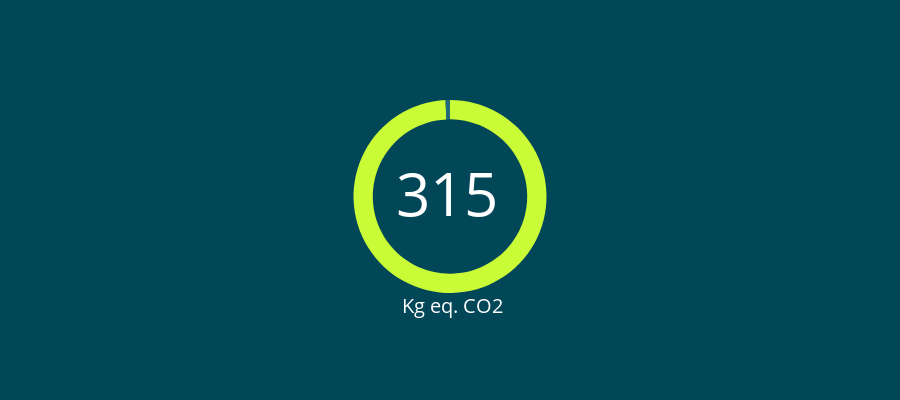

Here is the notebook cell this chart was saved with:
### Markdown cell above
Jusqu'ici, tout va bien.    
L'un des problèmes que j'ai rencontré est sur le titre.    Il est un peu perdu au milieu de son grand cercle.      
Je ne voulais pas non plus que la valeur soit au même niveau d'importance que l'unité !     
   
**Malheur!** dans ce cas précis go.figure n'accepte pas le css inline !   

**il a fallu ruser!**

J'ai gardé le titre pour les unités et je l'ai positionné en bas de mon graphique et j'ai utilisé les annotations pour rentrer la valeur!

**tada!**

### Code cell
fig = go.Figure([go.Pie(values= [project_emissions,df.emissions_sum.sum()-project_emissions],
                textinfo='none', 
                hoverinfo='skip', 
                hole=.8,
                title= ' Kg eq. CO2', # on garde le titre pour les unités
                title_position='bottom center',# on le place en dessous du graph
                title_font=dict(size=20),# on choisi sa taille
                marker=dict(colors=[vividgreen, greygreen])
                       )])
fig.update_layout(
font=dict(color='white'),paper_bgcolor=darkgreen,
showlegend=False, 
height=400,

annotations= [dict(text=str(round(project_emissions)), x=0.51, y=0.44,# on corrige la supperposition
                  font=dict(size=60))] # annotations va toujours dans une liste
)
fig.show()

### Figure 1 — Plotly figure (JSON) as saved in the notebook; plotly's stock layout.template omitted (floating-point values rounded to 4 significant figures)
{"data": [{"hole": 0.8, "hoverinfo": "skip", "marker": {"colors": ["#c9fb37", "#226a7a"]}, "textinfo": "none", "title": {"font": {"size": 20}, "position": "bottom center", "text": " Kg eq. CO2"}, "type": "pie", "values": [314.8, 2.352]}], "layout": {"annotations": [{"font": {"size": 60}, "text": "315", "x": 0.51, "y": 0.44}], "font": {"color": "white"}, "height": 400, "paper_bgcolor": "#024758", "showlegend": false}}
